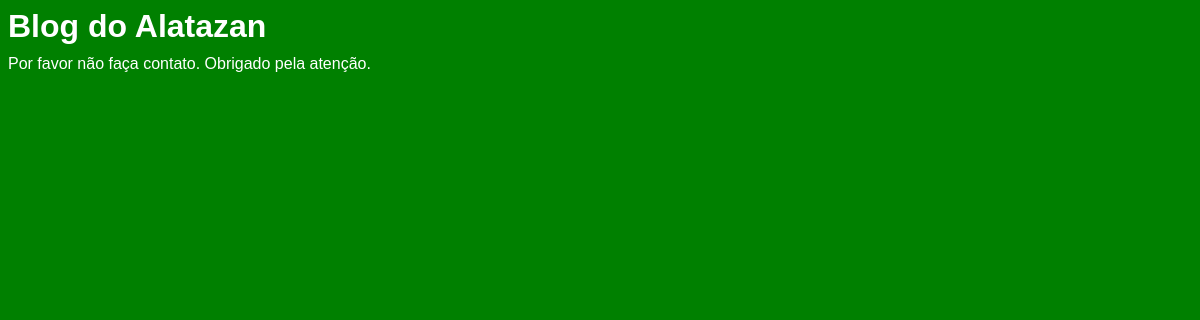
Before: / with the older database file.
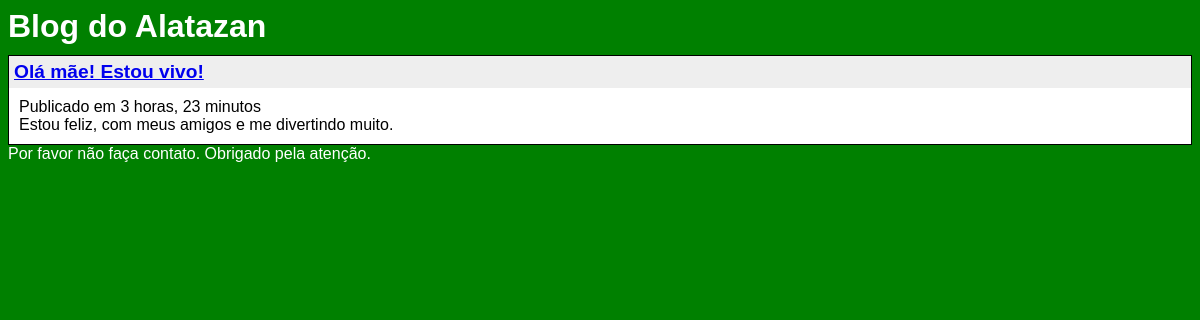
After: the same page with the newer database file.
### blog/models.py (models this page shows)
class Artigo(models.Model):
    class Meta:
        ordering = ('-publicacao',)
    titulo = models.CharField(max_length=100)
    conteudo = models.TextField()
    publicacao = models.DateTimeField(auto_now_add=True)

### blog/views.py (the view)
# urls.py: url(r'^$', views.index, name='index'),
def index(request):
    artigos = Artigo.objects.all()
    context = {'artigos':artigos}
    return render(request, 'blog/index.html', context)

### blog/templates/blog/index.html
{% extends "base.html" %}
{% block conteudo %}
  {% for artigo in artigos %}
    <div class="artigo">
      <a href="{% url 'blog:artigo' artigo_id=artigo.id %}">
        <h2>{{artigo.titulo}}</h2>
      </a>
      <div class="conteudo">
        Publicado em {{artigo.publicacao|timesince}}<br/>
        {{artigo.conteudo}}
      </div>
    </div>
  {% endfor %}
{% endblock %}

### Blog/templates/base.html (shortened to what this page needs)
<html>
<head>
</head>
<body>
  <h1>{% block h1 %}Blog do Alatazan{% endblock %}</h1>
  {% block conteudo %}{% endblock %}
  {% include "rodape.html" %}
</body>
</html>

### Blog/templates/rodape.html
<div class="rodape">
  Por favor não faça contato. Obrigado pela atenção.
</div>

### Blog/templates/base.html (style rules this page uses)
body { font-family: arial; background-color: green; color: white; }
h1 { margin-bottom: 10px; }
h2 { margin: 0; background-color: #eee; padding: 5px; font-size: 1.2em; }
.artigo { border: 1px solid black; background-color: white; color: black; }
.conteudo { padding: 10px; }

Changed rows visible on the page:
added Artigo: titulo "Olá mãe! Estou vivo!", publicacao "3 horas, 23 minutos", conteudo "Estou feliz, com meus amigos e me divertindo muito."
